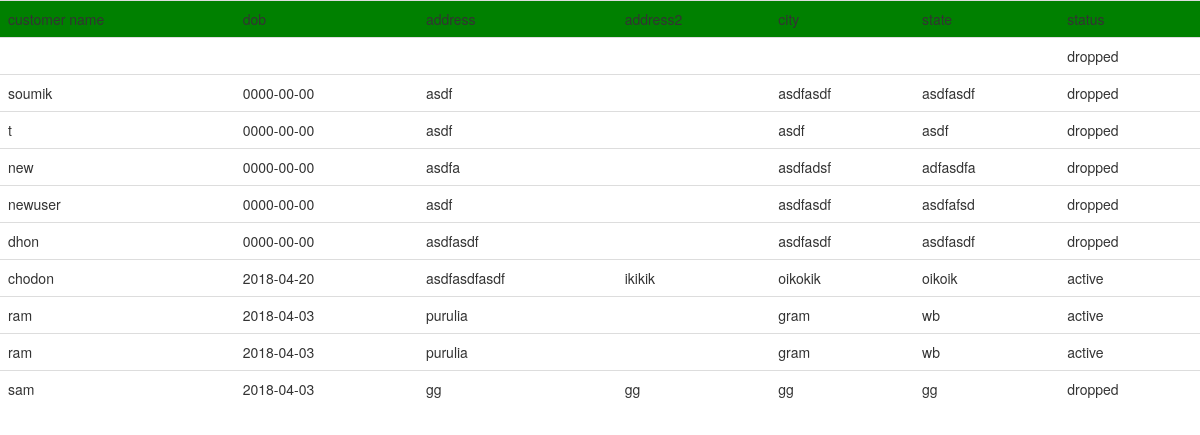
The app's page /all_customers.php with its own data.
### tables this page shows
CREATE TABLE `customer` (
  `customer_name` varchar(50) DEFAULT NULL,
  `dob` date DEFAULT NULL,
  `address` varchar(50) DEFAULT NULL,
  `city` varchar(20) DEFAULT NULL,
  `state` varchar(20) DEFAULT NULL,
  `password` varchar(20) DEFAULT NULL,
  `sr_no` int(11) DEFAULT NULL,
  `address2` varchar(50) DEFAULT NULL,
  `customer_id` varchar(10) DEFAULT NULL,
  `status` int(11) DEFAULT NULL
);

### all_customers.php (the view, shortened to what this page needs)
<!DOCTYPE html>
<html>
<head>
</head>
<link rel="stylesheet" type="text/css" href="requires/bootstrap.css">
<?php
require_once "log.php";
$conn = new mysqli($hn, $un, $pw, $db);
	$query = "SELECT * FROM customer";
	$result = $conn->query($query);
	$rows = $result->num_rows;
	echo '<table class="table">
		<tr style="background-color:green;"><td>customer name<td>dob<td>address<td>address2<td>city<td>state<td>status';
	for ($j = 0 ; $j < $rows ; ++$j)
	{
	$result->data_seek($j);
	$row = $result->fetch_array(MYSQLI_NUM);
	if($row[9] == 0)
	{
		$status = "dropped";
	}
	else
	{
		$status = "active";
	}
	echo <<<_END
		<tr><td>$row[0]<td>$row[1]<td>$row[2]<td>$row[7]<td>$row[3]<td>$row[4]<td>$status
_END;
	}
?>
<body>
</body>
</html>

### records on screen
customer: status "dropped"
customer: customer_name "soumik", dob "0000-00-00", address "asdf", city "asdfasdf", state "asdfasdf", status "dropped"
customer: customer_name "t", dob "0000-00-00", address "asdf", city "asdf", state "asdf", status "dropped"
customer: customer_name "new", dob "0000-00-00", address "asdfa", city "asdfadsf", state "adfasdfa", status "dropped"
customer: customer_name "newuser", dob "0000-00-00", address "asdf", city "asdfasdf", state "asdfafsd", status "dropped"
customer: customer_name "dhon", dob "0000-00-00", address "asdfasdf", city "asdfasdf", state "asdfasdf", status "dropped"
customer: customer_name "chodon", dob "2018-04-20", address "asdfasdfasdf", address2 "ikikik", city "oikokik", state "oikoik", status "active"
customer: customer_name "ram", dob "2018-04-03", address "purulia", city "gram", state "wb", status "active"
customer: customer_name "ram", dob "2018-04-03", address "purulia", city "gram", state "wb", status "active"
customer: customer_name "sam", dob "2018-04-03", address "gg", address2 "gg", city "gg", state "gg", status "dropped"
